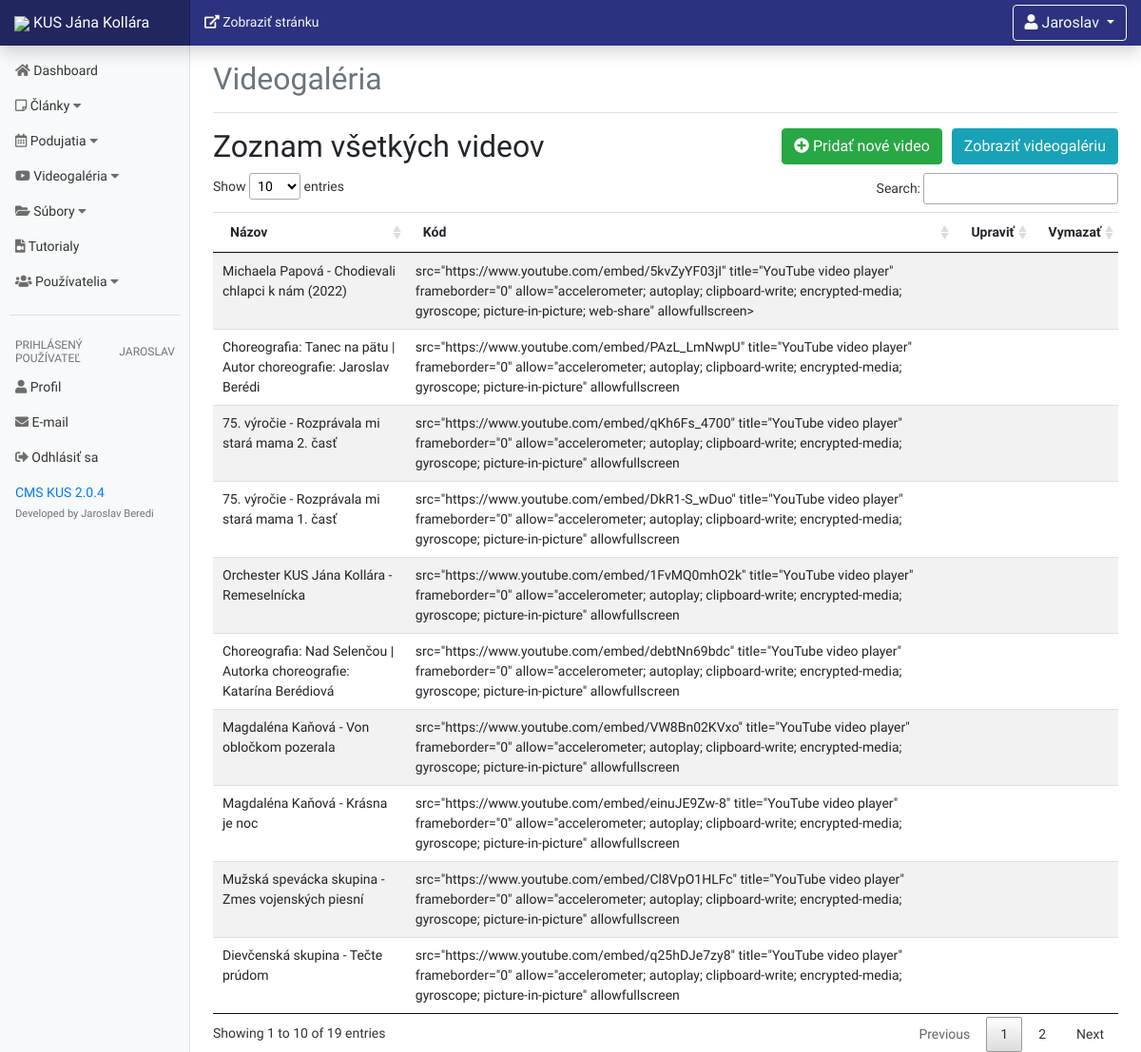
/dashboard/videogallery.php (signed in), run on an earlier commit of the app's database.
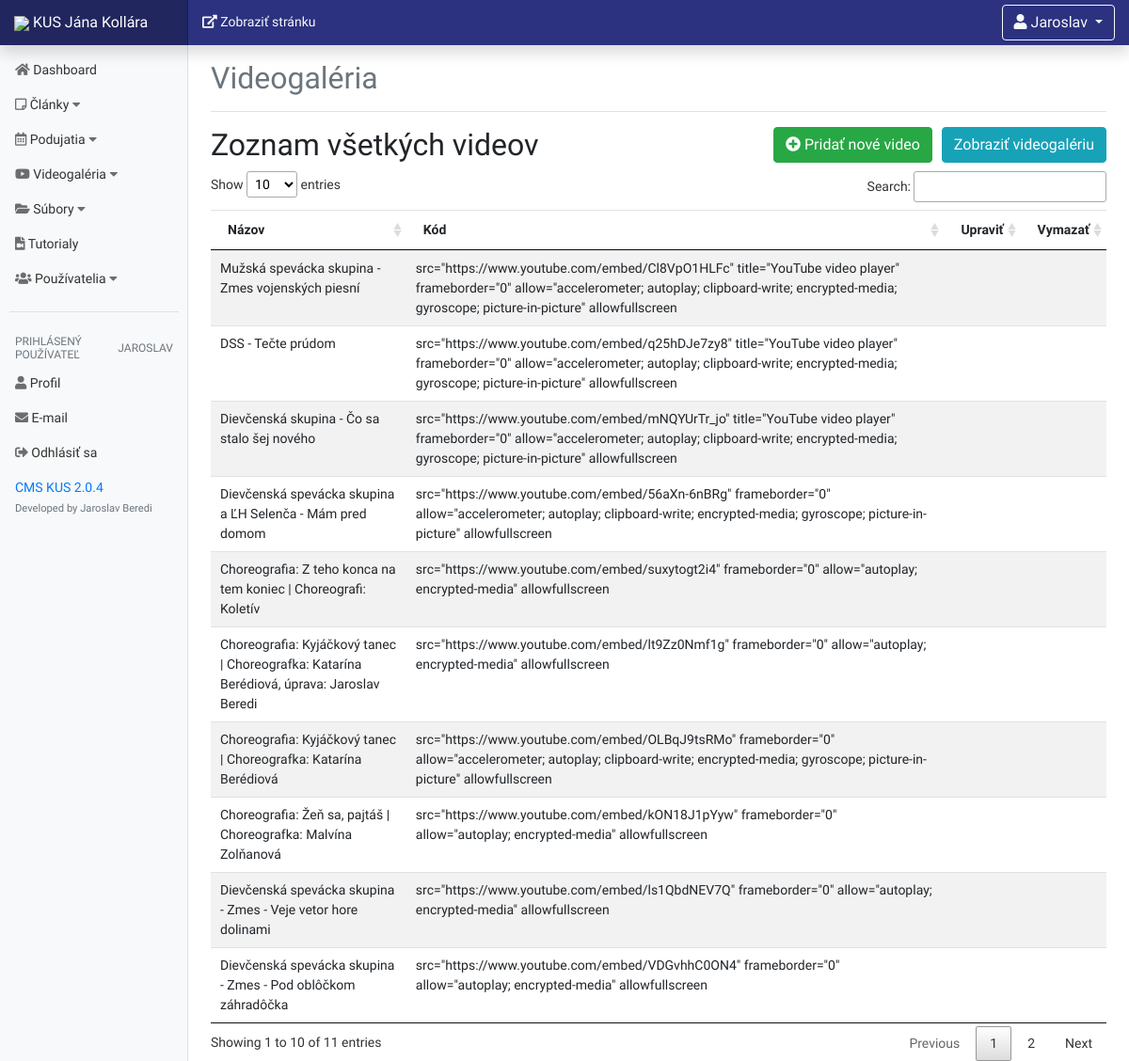
And on a later commit of the database.
### tables this page shows
CREATE TABLE `videogallery`
(
    `id`    int(11) NOT NULL,
    `title` text NOT NULL,
    `code`  text NOT NULL
);

### dashboard/videogallery/view_all_videos.php (the view, shortened to what this page needs)
<h2 style="float: left;">Zoznam všetkých videov</h2>
<a href="../videogallery.php" class="btn-info btn" style="float: right;" target="_blank"> Zobraziť
    videogalériu</a>
<a href="?source=add_video" style="float: right; margin-right: 10px;" class="btn-success btn"><i
            class="fas fa-plus-circle"></i> Pridať nové video</a>
<table class="table table-hover table-striped" id="videos">
    <thead>
    <tr>
        <th>Názov</th>
        <th>Kód</th>
        <th>Upraviť</th>
        <th>Vymazať</th>
    </tr>
    </thead>
    <tbody>
	<?php
	try {
		include 'includes/db.php';
		$query = "SELECT * from videogallery ORDER BY id DESC";
		$send_info = $connection->prepare($query);
		$send_info->execute();
		while ($row = $send_info->fetch(PDO::FETCH_ASSOC)) {
			$title = $row['title'];
			$code = $row['code'];
			echo "
            <tr>
                <td>$title</td>
                <td>$code</td>
                <td class=\"text-right tdWidth\">";
			echo " </td>
                <td class=\"text-right tdWidth\">";
			echo "</td>
            </tr>
            ";
		}
	} catch (Exception $e) {
		echo $e;
	}
	?>
    </tbody>
</table>

### dashboard/videogallery.php (shortened to what this page needs)
<?php
include "includes/header.php";
?>
<div class="col-md-10 col-sm-12 d-none d-md-inline">
    <a class="float-left text-light mt-2" href="../index.php" target="_blank"><i class="fas fa-external-link-alt"></i>
        Zobraziť stránku</a>
	<?php
	include 'includes/profile_dropdown.php';
	?>
</div>
</nav>
<div class="container-fluid">
    <div class="row">
		<?php
		include "includes/navigation.php";
		?>
        <main role="main" class="col-md-9 ml-sm-auto col-lg-10 px-4">
            <div class="d-flex justify-content-between flex-wrap flex-md-nowrap align-items-center pt-3 pb-2 mb-3 border-bottom">
                <h1 class="h2 text-muted">Videogaléria</h1>
            </div>
			<?php
			if (isset($_GET['source'])) {
				$source = $_GET['source'];
			} else {
				$source = '';
			}
			switch ($source) {
				default:
					include 'videogallery/view_all_videos.php';
			}
			?>
        </main>
    </div>
</div>
<?php
include 'includes/footer.php';
?>

What changed in the data, as far as the page shows it:
removed videogallery: title "Michaela Papová - Chodievali chlapci k nám (2022)", code "src=\"https://www.youtube.com/embed/5kvZyYF03jI\" title=\"YouTube video player\" frameborder=\"0\" allow=\"accelerometer; autoplay; clipboard-write; encrypted-media; gyroscope; picture-in-picture; web-share\" allowfullscreen>"
removed videogallery: title "Choreografia: Tanec na pätu | Autor choreografie: Jaroslav Berédi", code "src=\"https://www.youtube.com/embed/PAzL_LmNwpU\" title=\"YouTube video player\" frameborder=\"0\" allow=\"accelerometer; autoplay; clipboard-write; encrypted-media; gyroscope; picture-in-picture\" allowfullscreen"
removed videogallery: title "75. výročie - Rozprávala mi stará mama 2. časť", code "src=\"https://www.youtube.com/embed/qKh6Fs_4700\" title=\"YouTube video player\" frameborder=\"0\" allow=\"accelerometer; autoplay; clipboard-write; encrypted-media; gyroscope; picture-in-picture\" allowfullscreen"
removed videogallery: title "75. výročie - Rozprávala mi stará mama 1. časť", code "src=\"https://www.youtube.com/embed/DkR1-S_wDuo\" title=\"YouTube video player\" frameborder=\"0\" allow=\"accelerometer; autoplay; clipboard-write; encrypted-media; gyroscope; picture-in-picture\" allowfullscreen"
removed videogallery: title "Orchester KUS Jána Kollára - Remeselnícka", code "src=\"https://www.youtube.com/embed/1FvMQ0mhO2k\" title=\"YouTube video player\" frameborder=\"0\" allow=\"accelerometer; autoplay; clipboard-write; encrypted-media; gyroscope; picture-in-picture\" allowfullscreen"
removed videogallery: title "Choreografia: Nad Selenčou | Autorka choreografie: Katarína Berédiová", code "src=\"https://www.youtube.com/embed/debtNn69bdc\" title=\"YouTube video player\" frameborder=\"0\" allow=\"accelerometer; autoplay; clipboard-write; encrypted-media; gyroscope; picture-in-picture\" allowfullscreen"
removed videogallery: title "Magdaléna Kaňová - Von obločkom pozerala", code "src=\"https://www.youtube.com/embed/VW8Bn02KVxo\" title=\"YouTube video player\" frameborder=\"0\" allow=\"accelerometer; autoplay; clipboard-write; encrypted-media; gyroscope; picture-in-picture\" allowfullscreen"
removed videogallery: title "Magdaléna Kaňová - Krásna je noc", code "src=\"https://www.youtube.com/embed/einuJE9Zw-8\" title=\"YouTube video player\" frameborder=\"0\" allow=\"accelerometer; autoplay; clipboard-write; encrypted-media; gyroscope; picture-in-picture\" allowfullscreen"
changed videogallery: title "Dievčenská skupina - Tečte prúdom" → "DSS - Tečte prúdom"
now on this page (row unchanged): videogallery: title "Dievčenská skupina - Čo sa stalo šej nového", code "src=\"https://www.youtube.com/embed/mNQYUrTr_jo\" title=\"YouTube video player\" frameborder=\"0\" allow=\"accelerometer; autoplay; clipboard-write; encrypted-media; gyroscope; picture-in-picture\" allowfullscreen"
now on this page (row unchanged): videogallery: title "Dievčenská spevácka skupina a ĽH Selenča - Mám pred domom", code "src=\"https://www.youtube.com/embed/56aXn-6nBRg\" frameborder=\"0\" allow=\"accelerometer; autoplay; clipboard-write; encrypted-media; gyroscope; picture-in-picture\" allowfullscreen"
now on this page (row unchanged): videogallery: title "Choreografia: Z teho konca na tem koniec | Choreografi: Koletív", code "src=\"https://www.youtube.com/embed/suxytogt2i4\" frameborder=\"0\" allow=\"autoplay; encrypted-media\" allowfullscreen"
now on this page (row unchanged): videogallery: title "Choreografia: Kyjáčkový tanec | Choreografka: Katarína Berédiová, úprava: Jaroslav Beredi", code "src=\"https://www.youtube.com/embed/lt9Zz0Nmf1g\" frameborder=\"0\" allow=\"autoplay; encrypted-media\" allowfullscreen"
now on this page (row unchanged): videogallery: title "Choreografia: Kyjáčkový tanec | Choreografka: Katarína Berédiová", code "src=\"https://www.youtube.com/embed/OLBqJ9tsRMo\" frameborder=\"0\" allow=\"accelerometer; autoplay; clipboard-write; encrypted-media; gyroscope; picture-in-picture\" allowfullscreen"
now on this page (row unchanged): videogallery: title "Choreografia: Žeň sa, pajtáš | Choreografka: Malvína Zolňanová", code "src=\"https://www.youtube.com/embed/kON18J1pYyw\" frameborder=\"0\" allow=\"autoplay; encrypted-media\" allowfullscreen"
now on this page (row unchanged): videogallery: title "Dievčenská spevácka skupina - Zmes - Veje vetor hore dolinami", code "src=\"https://www.youtube.com/embed/ls1QbdNEV7Q\" frameborder=\"0\" allow=\"autoplay; encrypted-media\" allowfullscreen"
now on this page (row unchanged): videogallery: title "Dievčenská spevácka skupina - Zmes - Pod oblôčkom záhradôčka", code "src=\"https://www.youtube.com/embed/VDGvhhC0ON4\" frameborder=\"0\" allow=\"autoplay; encrypted-media\" allowfullscreen"
Also different on the page:
text written by a page script: "Show entries Search: Showing 1 to 10 of 19 entries Previous 1 2 Next" → "Show entries Search: Showing 1 to 10 of 11 entries Previous 1 2 Next"
